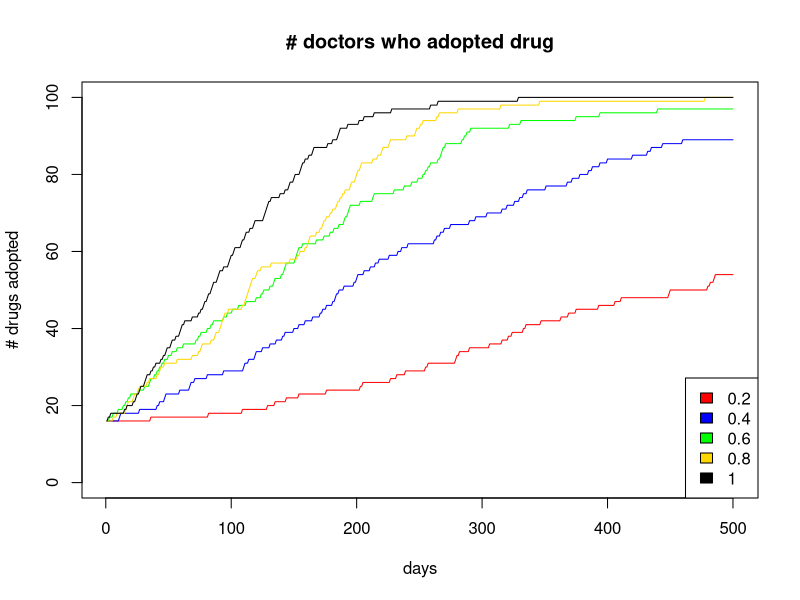

Write R code to recreate this figure.
# Homework 6
# Stat 133, Lec 2, Spring 2015
# Due : Friday March 20th by 5 pm

# Review the slides on simulations for this assignment.

# Consider the following model on use of a new drug:
# We have a population of doctors, population size : <n.doctors>
# Every doctor has either adopted the use of a new drug, or not (0/1 status)
# Now write a function that runs a simulation for a period of :
# <n.days> where
# - every day exactly two _random_ doctors meet
# - if one has adopted but the other one has not then the
#   holdout adopts the use of the drug with probability p
# Return a matrix that shows for each day which doctors have adopted
# the use of the drug.

# Input varibles are
# <n.days> : the number of days the simulation should be run for
# <n.doctors> : total number of doctors 
# <initial.doctors> : a 0/1 vector of length <n.doctors>, 1 for adopters
# <p> : the probability that the non-adopter adopts the drug.

# Ouput variable
# <has_adopted> : matrix with <n.doctors> rows and <n.days> columns
#                 i.e. one row for each doctor
#                 the entries are 0 for days where the doctor is a
#                 non-adopter, else 1 (so once a row turns to 1 it stays as 1).


sim.doctors <- function(initial.doctors, n.doctors, n.days, p){
  
  has_adopted = matrix(initial.doctors,nrow=n.doctors,ncol=n.days)
  
  for (i in 2:n.days){
    has_adopted[,i] = has_adopted[, i-1]
    sampled = sample(c(1:n.doctors), 2)
    if(has_adopted[sampled[1], i-1] == 0 & has_adopted[sampled[2], i-1] == 1)
      has_adopted[sampled[1],i] = sample(c(0,1), 1, prob = c(1-p, p))
    if(has_adopted[sampled[1],i-1] == 1 & has_adopted[sampled[2], i-1] == 0)
      has_adopted[sampled[2],i] = sample(c(0,1), 1, prob = c(1-p, p))     
  }
  # return the output
  return (has_adopted)
}

  # Set up the output variable, define it as a matrix then use initial.doctors
  # to set the first column (day)

  # Run a simulation for <n.days> (use a for loop).  In the loop:
  # 1) pick two random doctors
  # 2) check if one has adopted the other hasn't
  # 3) convert the non-adopter with probability p

  # return the output


# When you test your function you have to generate <initial.doctors> and
# pick values for the other input parameters.

set.seed(42)



# Generate a value for <initial.doctors> that has 10% 1s and 90% 0s.
# Run your function for at least 5 different values of <p> and plot
# on x-axis: days,
# on y-axis : the number of doctors that have already adopted the drug, on that day
# Put all 5 lines in one figure (e.g. use first plot() then lines() for the subsequent lines)

n.doctors = 100

initial.doctors = sample(c(0, 1), size = n.doctors, prob = c(0.9, 0.1), replace = T)
n.days = 500

p_0.2 = sim.doctors(initial.doctors, n.doctors, n.days, 0.2)
p_0.4 = sim.doctors(initial.doctors, n.doctors, n.days, 0.4)
p_0.6 = sim.doctors(initial.doctors, n.doctors, n.days, 0.6)
p_0.8 = sim.doctors(initial.doctors, n.doctors, n.days, 0.8)
p_1.0 = sim.doctors(initial.doctors, n.doctors, n.days, 1.0)

count_sum = function(x){
  a = c()
  for (i in 1: ncol(x))
    a[i] = sum(x[,i])
  return(a)
}

sum_0.2 = count_sum(p_0.2)
sum_0.4 = count_sum(p_0.4)
sum_0.6 = count_sum(p_0.6)
sum_0.8 = count_sum(p_0.8)
sum_1.0 = count_sum(p_1.0)

plot(c(1:n.days), ylim = c(0, 100), sum_0.2, 
     main = "# doctors who adopted drug",
     xlab = "days",
     ylab = "# drugs adopted", "l",
     col = "red")

lines(c(1:n.days), sum_0.4, col = "blue")
lines(c(1:n.days), sum_0.6, col = "green")
lines(c(1:n.days), sum_0.8, col = "gold")
lines(c(1:n.days), sum_1.0, col = "black")

legend("bottomright", 
       fill = c("red", "blue", "green", "gold", "black"), 
       legend = c(0.2, 0.4, 0.6, 0.8, 1.0))


